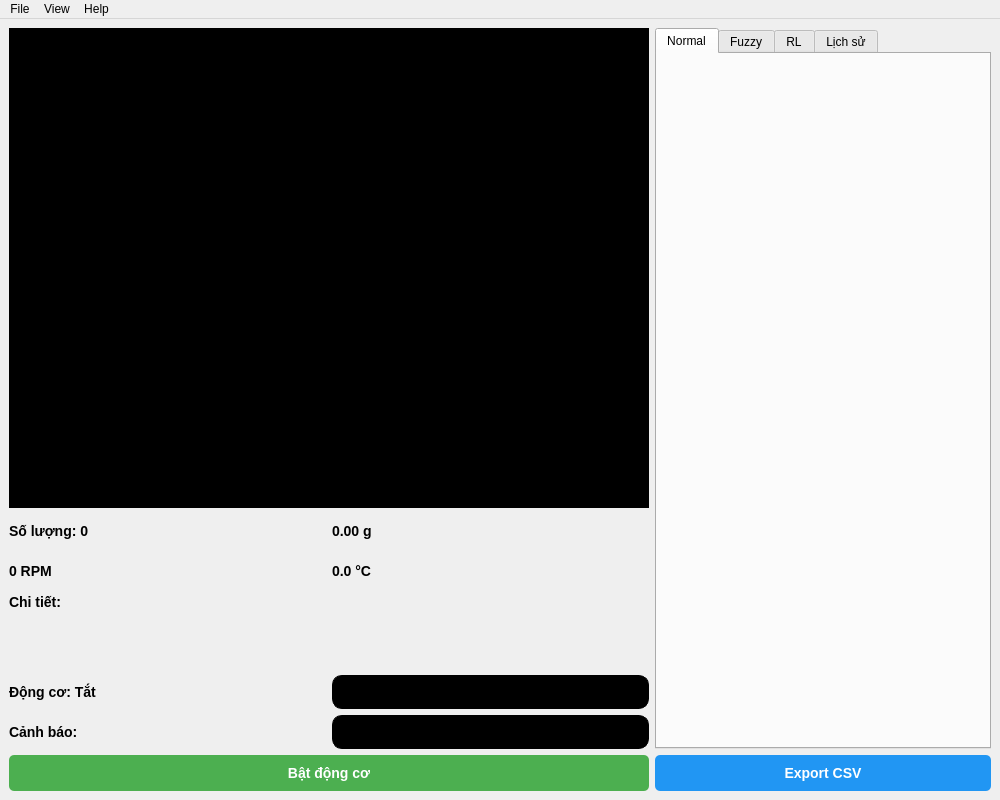
<?xml version="1.0" encoding="UTF-8"?>
<ui version="4.0">
 <class>MainWindow</class>
 <widget class="QMainWindow" name="MainWindow">
  <property name="geometry">
   <rect>
    <x>0</x>
    <y>0</y>
    <width>1000</width>
    <height>800</height>
   </rect>
  </property>
  <property name="windowTitle">
   <string>Motor Control Interface</string>
  </property>
  <widget class="QWidget" name="centralwidget">
   <layout class="QHBoxLayout" name="horizontalLayout">
    <item>
     <layout class="QVBoxLayout" name="verticalLayout_1">
      <item>
       <widget class="QLabel" name="videoLabel">
        <property name="minimumSize">
         <size>
          <width>640</width>
          <height>480</height>
         </size>
        </property>
        <property name="styleSheet">
         <string notr="true">background-color: black;</string>
        </property>
       </widget>
      </item>
      <item>
       <layout class="QGridLayout" name="gridLayout">
        <item row="0" column="0">
         <widget class="QLabel" name="countLabel">
          <property name="text">
           <string>Số lượng: 0</string>
          </property>
          <property name="styleSheet">
           <string notr="true">font-size: 14px; font-weight: bold;</string>
          </property>
         </widget>
        </item>
        <item row="0" column="1">
         <widget class="QLabel" name="weightLabel">
          <property name="text">
           <string>0.00 g</string>
          </property>
          <property name="styleSheet">
           <string notr="true">font-size: 14px; font-weight: bold;</string>
          </property>
         </widget>
        </item>
        <item row="1" column="0">
         <widget class="QLabel" name="speedLabel">
          <property name="text">
           <string>0 RPM</string>
          </property>
          <property name="styleSheet">
           <string notr="true">font-size: 14px; font-weight: bold;</string>
          </property>
         </widget>
        </item>
        <item row="1" column="1">
         <widget class="QLabel" name="tempLabel">
          <property name="text">
           <string>0.0 °C</string>
          </property>
          <property name="styleSheet">
           <string notr="true">font-size: 14px; font-weight: bold;</string>
          </property>
         </widget>
        </item>
        <item row="2" column="0" colspan="2">
         <widget class="QLabel" name="detailLabel">
          <property name="text">
           <string>Chi tiết:</string>
          </property>
          <property name="alignment">
           <set>Qt::AlignLeading|Qt::AlignLeft|Qt::AlignTop</set>
          </property>
          <property name="styleSheet">
           <string notr="true">font-size: 14px; font-weight: bold;</string>
          </property>
         </widget>
        </item>
        <item row="3" column="0" colspan="2">
         <widget class="QLabel" name="alertLabel">
          <property name="text">
           <string></string>
          </property>
          <property name="styleSheet">
           <string notr="true">color: red; font-size: 14px; font-weight: bold;</string>
          </property>
         </widget>
        </item>
        <item row="4" column="0">
         <widget class="QLabel" name="motorStatusLabel">
          <property name="text">
           <string>Động cơ: Tắt</string>
          </property>
          <property name="styleSheet">
           <string notr="true">font-size: 14px; font-weight: bold;</string>
          </property>
         </widget>
        </item>
        <item row="4" column="1">
         <widget class="QLabel" name="motorStatusDot">
          <property name="minimumSize">
           <size>
            <width>20</width>
            <height>20</height>
           </size>
          </property>
          <property name="styleSheet">
           <string notr="true">background-color: #000000; border-radius: 10px; border: 1px solid black;</string>
          </property>
         </widget>
        </item>
        <item row="5" column="0">
         <widget class="QLabel" name="alertStatusLabel">
          <property name="text">
           <string>Cảnh báo:</string>
          </property>
          <property name="styleSheet">
           <string notr="true">font-size: 14px; font-weight: bold;</string>
          </property>
         </widget>
        </item>
        <item row="5" column="1">
         <widget class="QLabel" name="alertStatusDot">
          <property name="minimumSize">
           <size>
            <width>20</width>
            <height>20</height>
           </size>
          </property>
          <property name="styleSheet">
           <string notr="true">background-color: #000000; border-radius: 10px; border: 1px solid black;</string>
          </property>
         </widget>
        </item>
       </layout>
      </item>
      <item>
       <widget class="QPushButton" name="toggleButton">
        <property name="text">
         <string>Bật động cơ</string>
        </property>
        <property name="styleSheet">
         <string notr="true">
          QPushButton {
              background-color: #4CAF50;
              color: white;
              border: none;
              padding: 10px 20px;
              font-size: 14px;
              font-weight: bold;
              border-radius: 5px;
          }
          QPushButton:hover {
              background-color: #45a049;
          }
         </string>
        </property>
       </widget>
      </item>
     </layout>
    </item>
    <item>
     <layout class="QVBoxLayout" name="verticalLayout_2">
      <item>
       <widget class="QTabWidget" name="controlTabs">
        <property name="currentIndex">
         <number>0</number>
        </property>
        <widget class="QWidget" name="normalTab">
         <attribute name="title">
          <string>Normal</string>
         </attribute>
         <layout class="QVBoxLayout" name="normalTabLayout"/>
        </widget>
        <widget class="QWidget" name="fuzzyTab">
         <attribute name="title">
          <string>Fuzzy</string>
         </attribute>
         <layout class="QVBoxLayout" name="fuzzyTabLayout"/>
        </widget>
        <widget class="QWidget" name="rlTab">
         <attribute name="title">
          <string>RL</string>
         </attribute>
         <layout class="QVBoxLayout" name="rlTabLayout"/>
        </widget>
        <widget class="QWidget" name="historyTab">
         <attribute name="title">
          <string>Lịch sử</string>
         </attribute>
         <layout class="QVBoxLayout" name="historyTabLayout"/>
        </widget>
       </widget>
      </item>
      <item>
       <widget class="QPushButton" name="exportButton">
        <property name="text">
         <string>Export CSV</string>
        </property>
        <property name="styleSheet">
         <string notr="true">
          QPushButton {
              background-color: #2196F3;
              color: white;
              border: none;
              padding: 10px 20px;
              font-size: 14px;
              font-weight: bold;
              border-radius: 5px;
          }
          QPushButton:hover {
              background-color: #1976D2;
          }
         </string>
        </property>
       </widget>
      </item>
     </layout>
    </item>
   </layout>
  </widget>
  <widget class="QMenuBar" name="menubar">
   <property name="geometry">
    <rect>
     <x>0</x>
     <y>0</y>
     <width>1000</width>
     <height>22</height>
    </rect>
   </property>
   <widget class="QMenu" name="menuFile">
    <property name="title">
     <string>File</string>
    </property>
    <addaction name="actionExit"/>
   </widget>
   <widget class="QMenu" name="menuView">
    <property name="title">
     <string>View</string>
    </property>
    <addaction name="actionFullscreen"/>
   </widget>
   <widget class="QMenu" name="menuHelp">
    <property name="title">
     <string>Help</string>
    </property>
    <addaction name="actionAbout"/>
   </widget>
   <addaction name="menuFile"/>
   <addaction name="menuView"/>
   <addaction name="menuHelp"/>
  </widget>
  <action name="actionExit">
   <property name="text">
    <string>Thoát</string>
   </property>
   <property name="shortcut">
    <string>Ctrl+Q</string>
   </property>
  </action>
  <action name="actionFullscreen">
   <property name="text">
    <string>Toàn màn hình</string>
   </property>
   <property name="shortcut">
    <string>F11</string>
   </property>
  </action>
  <action name="actionAbout">
   <property name="text">
    <string>Giới thiệu</string>
   </property>
  </action>
 </widget>
 <resources/>
 <connections/>
</ui>
